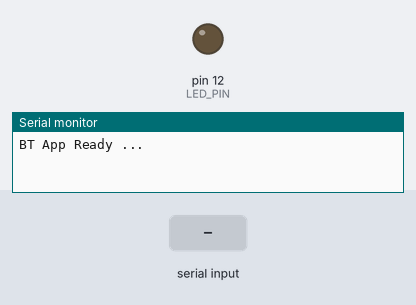
This sketch was run on a simulated Arduino Uno, built with avr-gcc and run on an emulated ATmega328P. On the bench: output pins drawn as LEDs (lit = HIGH), the last lines printed to the serial monitor. The test bench sets the inputs (shaded band).

Above: at 1.2 s.
1.3 s: "1" received over the second serial link
At 2.5 s:
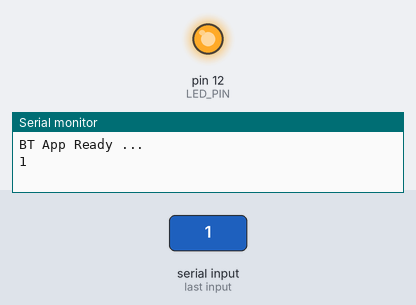
2.8 s: "0" received over the second serial link
At 3.4 s:
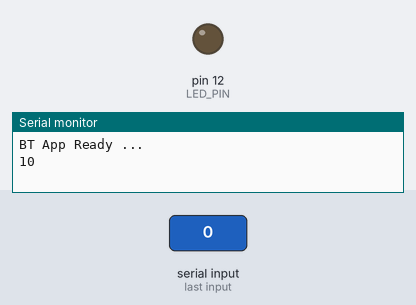
Timing chart, 0 to 5.8 s (numbered marks = the images above; inputs shaded):
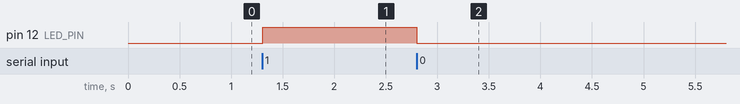

Measured:
- after the input at 1.3 s, pin 12 (LED_PIN): LOW → HIGH at once
- after the input at 2.8 s, pin 12 (LED_PIN): HIGH → LOW at once

The sketch:

ArduinoBT_App_LED.ino
```cpp
#include <SoftwareSerial.h> // 引用程式庫
// 透過手機 App 來控制藍芽LED燈
// 定義 BT 序列埠
#define LED_PIN 12
/*
 * HC-05 接線方式
 * VCC - 5V
 * GND - GND
 * TXD - 10
 * RXD - 11
*/
SoftwareSerial BT(10, 11); // RX(對應 BT的TXD), TX(對應 BT的RXD)
char val; // 儲存接收到的資料

void setup() {
  Serial.begin(9600);
  delay(2);
  pinMode(LED_PIN, OUTPUT);
  // 進入 BT - App (Android 手機) 連線設定 baund
  BT.begin(9600);
  Serial.println("BT App Ready ...");
}

void loop() {
  // 從主控台傳指令給 BT
  if(Serial.available()) {
    val = Serial.read(); // 接到指令
    BT.print(val); // 將指令給 BT
  }

  // BT 回應資料給主控台
  if(BT.available()) {
    val = BT.read(); // 讀取 BT 的回應資料
    Serial.print(val); // 將回應資料給主控台
    if(val == '1') {
      digitalWrite(LED_PIN, HIGH);
    } else if(val == '0') {
      digitalWrite(LED_PIN, LOW);
    }
  }

  delay(10);
}
```
